Frame 1 (no input): blank canvas, image omitted
Frame 60 (the mouse pressed at the canvas centre just before this capture): blank canvas, image omitted
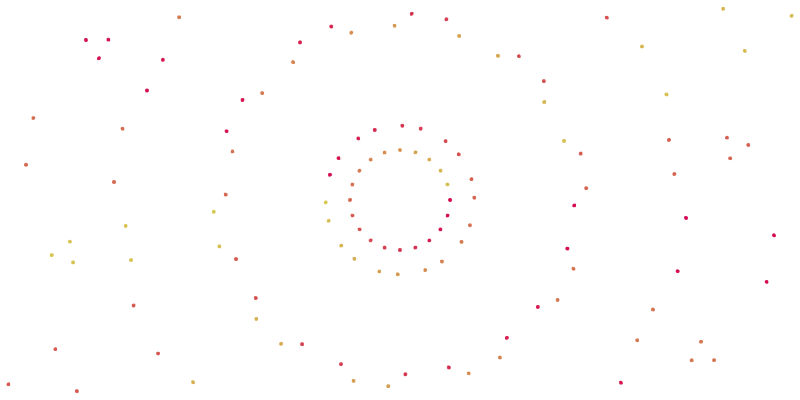
Frame 120 (the mouse held since frame 60 and released just before this capture)

The Processing sketch whose frames 1 and 60 were blank and that drew this single picture after the mouse press (run headless with seeded random() and noise(); from frame 60 on, the mouse is pressed at the canvas centre):

// Processing sketch: processing_133277
// ── processing_133277.pde

float circleX;
float circleY;
int resolution = 200;
float radius=50;
float waveMag = 200;
float waveNum = 10;
void setup() {
  size(800, 400);
  circleX = width*.5;
  circleY = height*.5;
  background(#ffffff);
  noStroke();
}



void draw() {
  waveMag = map(mouseX,0,width,5,width);
  resolution = mouseY;
  drawCircle();
}

void drawCircle() {

  beginShape();
  for (int i=0; i<resolution; i++) {
        fill(211,i,77,55);

    float waveAngle = map(i, 0, resolution, 0, TWO_PI*waveNum);
    float waveOffset = sin(waveAngle) * waveMag;
    float angle = map(i, 0, resolution, 0, TWO_PI);
    float circleOffX = cos(angle)*(radius+waveOffset);
    float circleOffY = sin(angle)*(radius+waveOffset);
    float x = circleX + circleOffX + random(-1,1);
    float y = circleY + circleOffY + random(-1,1);
    ellipse(x, y,2,2);
//    fill(220,220,220,100);
  }
  endShape(CLOSE);
}
